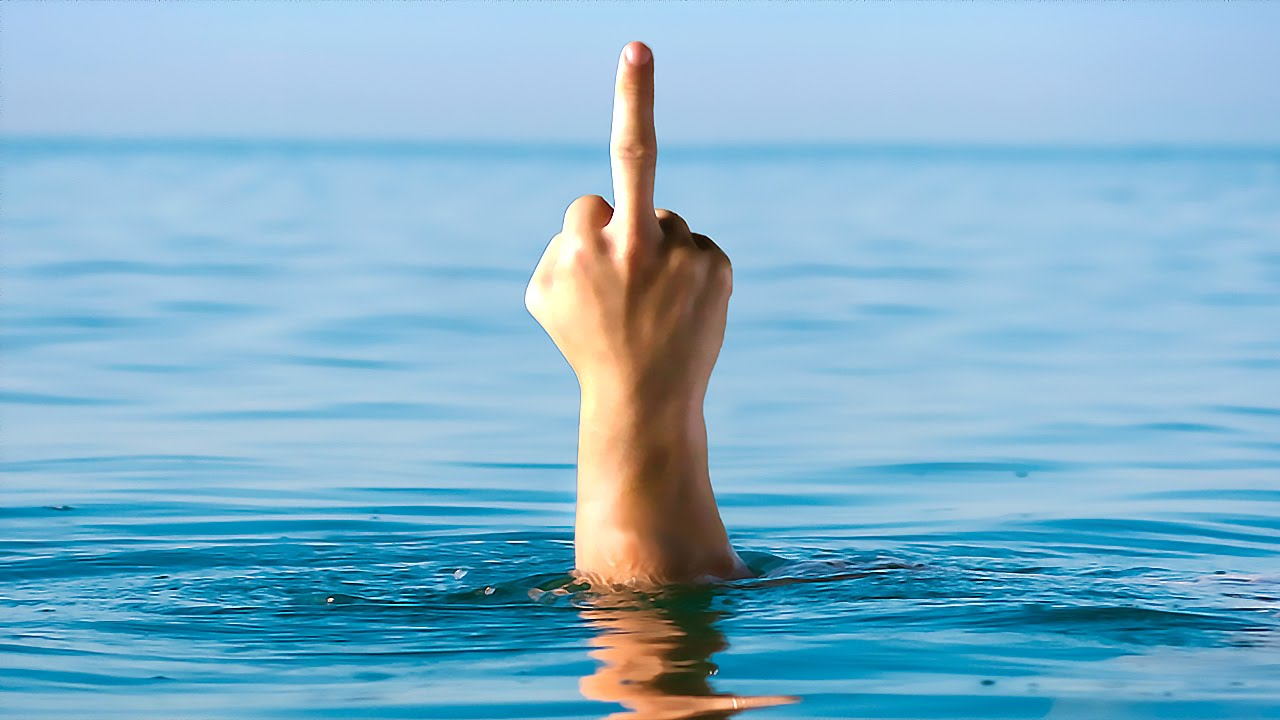
#> input picture ActiOn_30.jpg, 1280 x 720 px, given in place of pencilsketch_bg.jpg, which was not available
$ python pencil_sketch_final.py
#> lines starting #> are read from the running program, lines starting #| are printed output that depends on the picture; pictures that were not available may be replaced by others from this repository, and a replacement may not be noted
from PIL import Image
import PIL.ImageOps
import random
import numpy as np
from scipy.ndimage.filters import gaussian_filter
import math

def blur(img, sigma):
    new_img = gaussian_filter(img, sigma=sigma)

    return Image.fromarray(new_img)


def color_dodge(img1, img2):
    img1 = np.array(img1, dtype='int')
    img2 = np.array(img2, dtype='int')
    new_img = np.empty((img1.shape), dtype='int')

    for i in xrange(img1.shape[0]):
         for j in xrange(img1.shape[1]):
            new_img[i,j] = min(255, img1[i,j] + img2[i,j])

    return Image.fromarray(new_img.astype(dtype='uint8'))


def blend_multiply(img1,img2):
    img1 = np.array(img1, dtype='float')
    img2 = np.array(img2, dtype='float')
    new_img = np.empty((img1.shape), dtype='float')

    for i in xrange(img1.shape[0]):
        for j in xrange(img1.shape[1]):
            new_img[i, j] = (img1[i, j] * img2[i, j]) / 256

    return Image.fromarray(np.floor(new_img).astype(dtype='uint8'))


def image_to_pencil_sketch(image_path, bg_path, scale_image_size=(-1,-1), color_image=False):
#> called with scale_image_size = (700, 700), color_image = False
    background_canvas = Image.open(bg_path).convert('L')
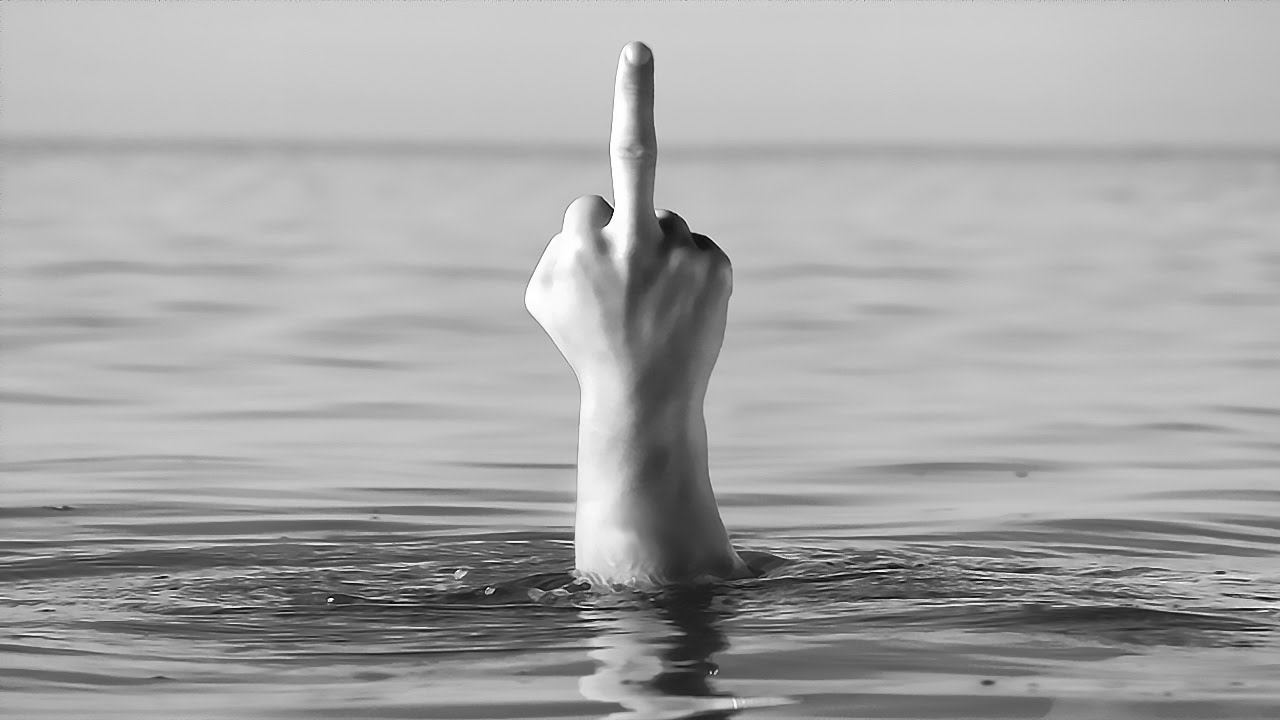
#> background_canvas: PIL image 1280x720 L; min 2, max 255, mean 166.3
    img_original = Image.open(image_path)
#> img_original is the input picture: PIL image 1280x720 RGB; mean R, G, B 129.3, 178, 203.3
    img_gray = img_original.convert('L')

    if scale_image_size == (-1,-1):
        scale_image_size = img_gray.size
    else:
        img_gray = img_gray.resize(scale_image_size)
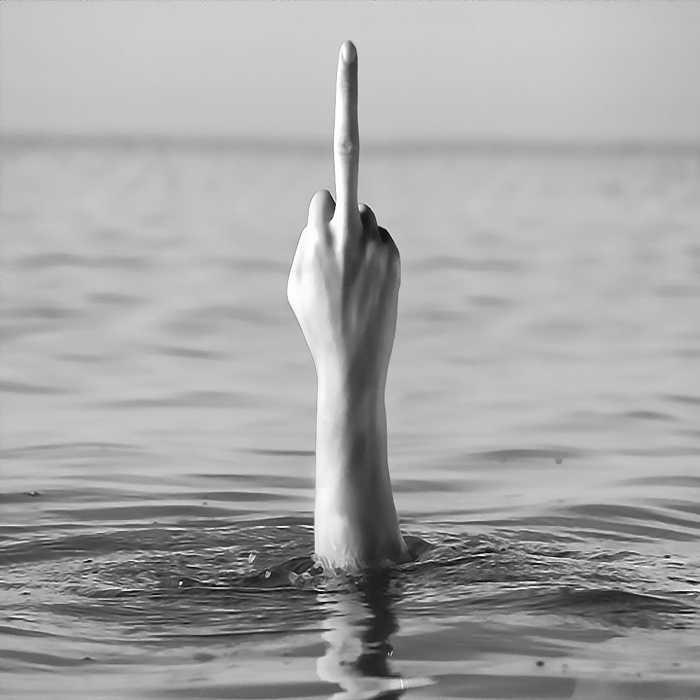
#> img_gray: PIL image 700x700 L; min 0, max 255, mean 166.3

    background_canvas = background_canvas.resize(scale_image_size)

    img2 = PIL.ImageOps.invert(img_gray)
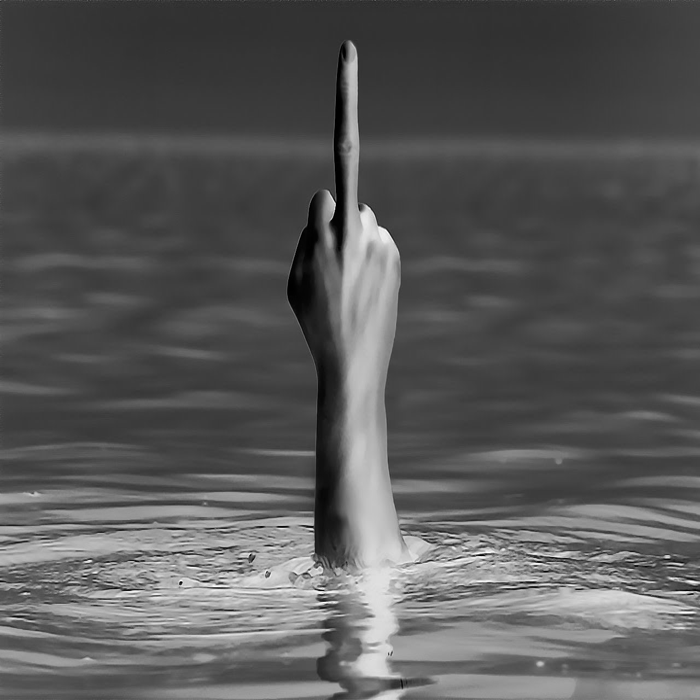
#> img2: PIL image 700x700 L; min 0, max 255, mean 88.7
    img2 = blur(img2, sigma=20)
#> in blur, `new_img = gaussian_filter(img, sigma=sigma)`:
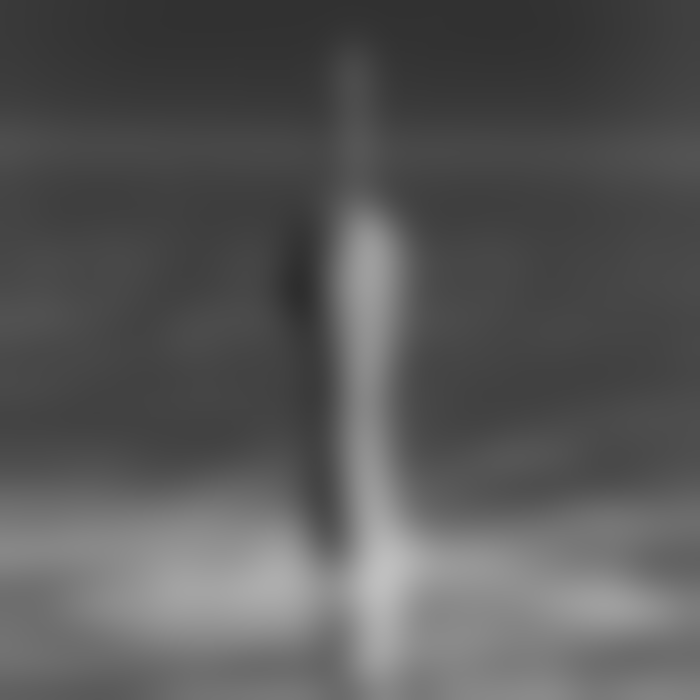
#> new_img: shape (700, 700); min 45, max 191, mean 87.7
    result = color_dodge(img_gray, img2)
#> in color_dodge, `img2 = np.array(img2, dtype='int')`:
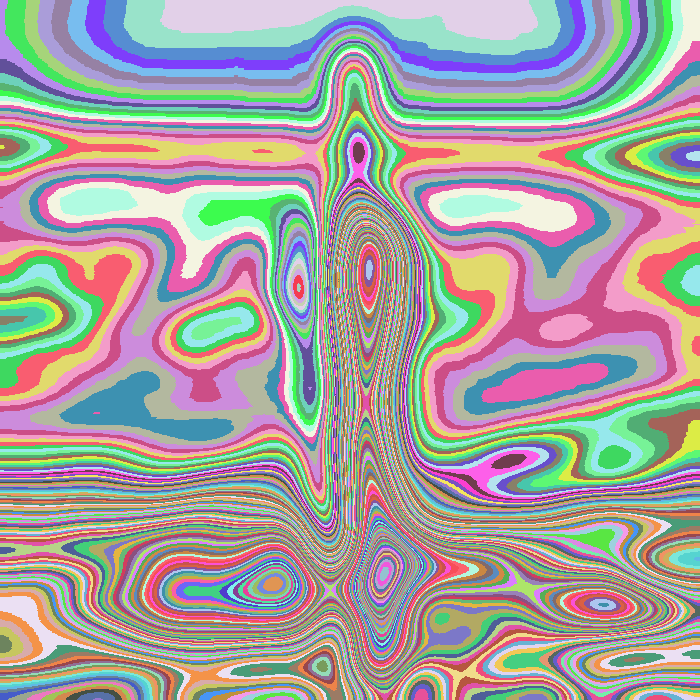
#> img2: shape (700, 700) int64; 147 distinct labels, from 45 to 191; one colour per label, 0 black
#> after the loop in color_dodge, `for i in xrange(img1.shape[0]):`:
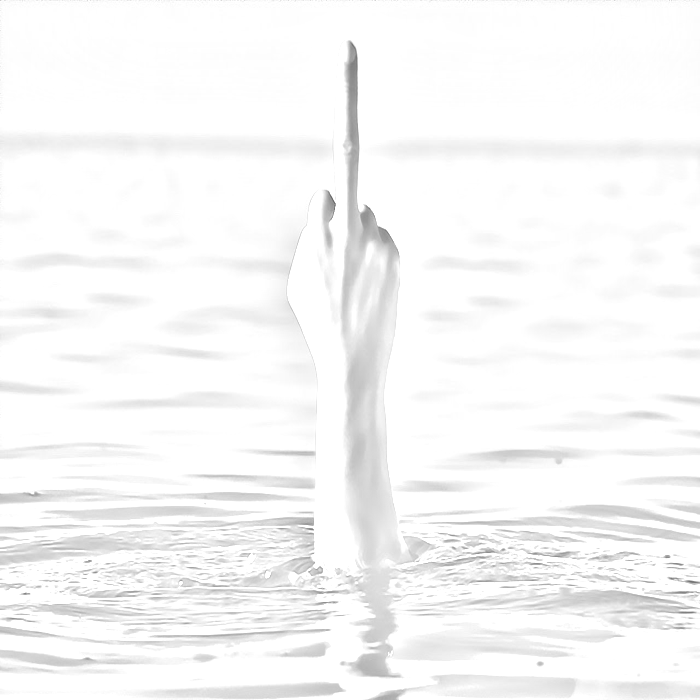
#> new_img: shape (700, 700) int64; min 103, max 255, mean 247.6
    result = blend_multiply(result, background_canvas)

    if color_image:
        result = blend_color(result, img_original.resize(scale_image_size))


    return result


def blend_color(texture_image, orig_image):
    if texture_image.size != orig_image.size:
        raise NameError('Image sizes are of different')

    new_image = np.array(orig_image, dtype='uint8')
    #texture_image = PIL.ImageOps.invert(texture_image)
    texture_image.show()
    texture_data = np.array(texture_image)
    add_factor = 180

    for i in xrange(new_image.shape[0]):
        for j in xrange(new_image.shape[1]):
            for k in xrange(new_image.shape[2]):
                #print new_image[i, j, k], min(new_image[i,j,k] + int(math.floor(float(texture_data[i,j])/255*add_factor)), 255)
                new_image[i,j,k] = min(new_image[i,j,k] + int(math.floor(float(texture_data[i,j])/255*add_factor)), 255)


            '''
            if texture_data[i,j] > 230:
                new_image[i,j,:] = 255
            '''
    return Image.fromarray(new_image)


# [5 lines of commented-out code are left out]
image_path = '/home/osboxes/PycharmProjects/Image_Processing_Final_Project/ActiOn_30.jpg'
workspace_path = '/home/osboxes/PycharmProjects/Image_Processing_Final_Project/workspace/'
bg_path = '/home/osboxes/PycharmProjects/Image_Processing_Final_Project/pencilsketch_bg.jpg'
IMAGE_SIZE = (700,700)

result = image_to_pencil_sketch(image_path, bg_path, IMAGE_SIZE)
result.show()
